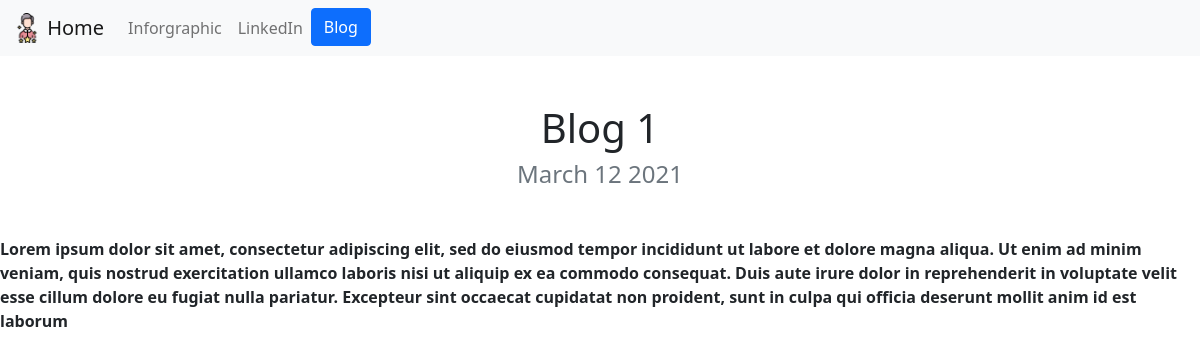
Page /blog/1/ on the committed database.
### blog/models.py (models this page shows, shortened)
class Blog(models.Model):
    title = models.CharField(max_length=200)
    description = models.TextField()
    date = models.DateField()

### blog/views.py (the view)
# urls.py: path('<int:blog_id>/', views.detail, name='detail'),
def detail(request, blog_id):
    blog = get_object_or_404(Blog, pk=blog_id)
    return render(request, 'blog/detail.html', {
        'id':blog
    })

### blog/templates/blog/detail.html
{% extends 'portfolio/base.html' %}
{% block content %}
<h1 class="text-center mt-5">{{ id.title }}</h1>
<h4 class="text-center text-muted mb-5">{{ id.date|date:'F j Y' }}</h4>
<p class="mt-5"></p>{{ id.description|safe }}
{% endblock %}

### rows in the picture
Blog: title "Blog 1", date "March 12 2021", description "Lorem ipsum dolor sit amet, consectetur adipiscing elit, sed do eiusmod tempor incididunt ut labore et dolore magna aliqua. Ut enim ad minim veniam, quis nostrud exercitation ullamco laboris nisi ut aliquip ex ea commodo consequat. Duis aute irure dolor in reprehenderit in voluptate velit esse cillum dolore eu fugiat nulla pariatur. Excepteur sint occaecat cupidatat non proident, sunt in culpa qui officia deserunt mollit anim id est laborum"
